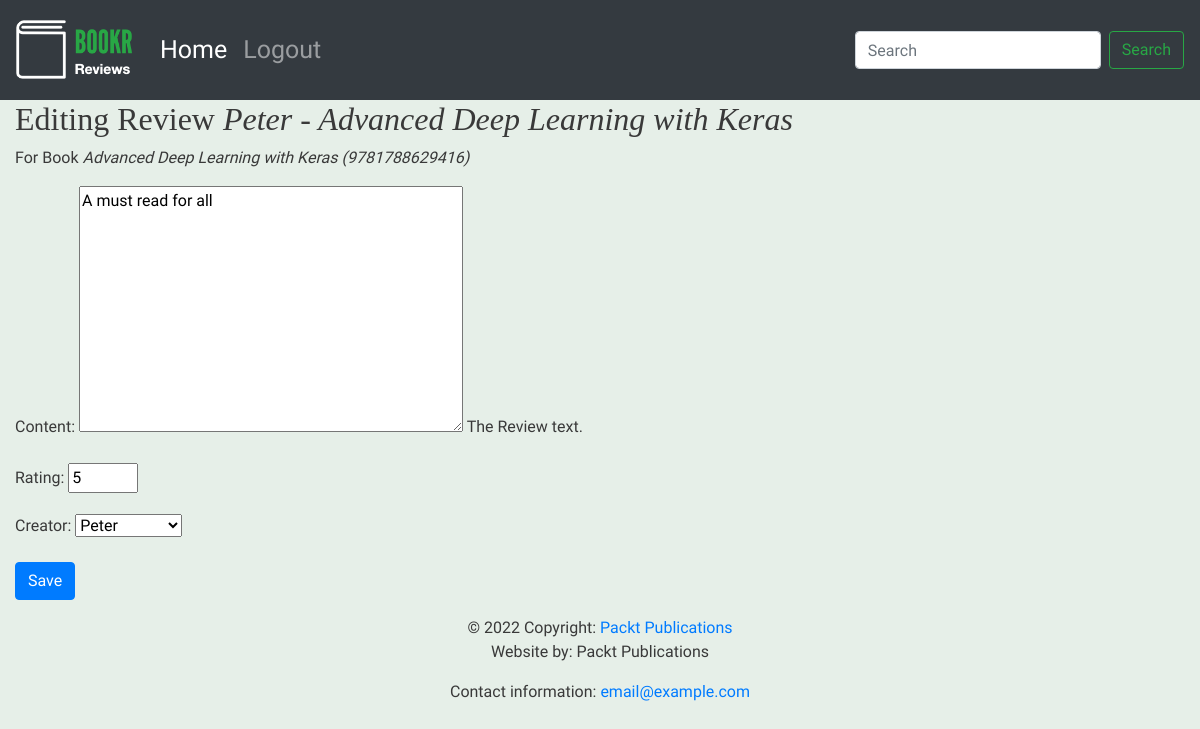
Screenshot of /books/1/reviews/1/ with the database file from the repository.
### reviews/models.py (models this page shows)
class Review(models.Model):
    content = models.TextField(help_text="The Review text.")
    rating = models.IntegerField(help_text="The rating that the reviewer has given.")
    date_created = models.DateTimeField(
        auto_now_add=True, help_text="The date and time the review was created."
    )
    date_edited = models.DateTimeField(
        null=True, help_text="The date and time the review was last edited."
    )
    creator = models.ForeignKey(auth.get_user_model(), on_delete=models.CASCADE)
    book = models.ForeignKey(
        Book, on_delete=models.CASCADE, help_text="The Book that this review is for."
    )
    def __str__(self):
        return "{} - {}".format(self.creator.username, self.book.title)

class Book(models.Model):
    title = models.CharField(max_length=70, help_text="The title of the book.")
    publication_date = models.DateField(verbose_name="Date the book was published.")
    isbn = models.CharField(max_length=20, verbose_name="ISBN number of the book.")
    publisher = models.ForeignKey(Publisher, on_delete=models.CASCADE)
    contributors = models.ManyToManyField("Contributor", through="BookContributor")
    cover = models.ImageField(null=True, blank=True, upload_to="book_covers/")
    sample = models.FileField(null=True, blank=True, upload_to="book_samples/")
    def __str__(self):
        return f"{self.title} ({self.isbn})"

### reviews/views.py (the view)
def review_edit(request, book_pk, review_pk=None):
    book = get_object_or_404(Book, pk=book_pk)
    if review_pk is not None:
        review = get_object_or_404(Review, book_id=book_pk, pk=review_pk)
    else:
        review = None
    if request.method == "POST":
        form = ReviewForm(request.POST, instance=review)
        if form.is_valid():
            updated_review = form.save(False)
            updated_review.book = book
            if review is None:
                messages.success(request, 'Review for "{}" created.'.format(book))
            else:
                updated_review.date_edited = timezone.now()
                messages.success(request, 'Review for "{}" updated.'.format(book))
            updated_review.save()
            return redirect("book_detail", book.pk)
    else:
        form = ReviewForm(instance=review)
    return render(
        request,
        "reviews/instance-form.html",
        {
            "form": form,
            "instance": review,
            "model_type": "Review",
            "related_instance": book,
            "related_model_type": "Book",
        },
    )

### reviews/forms.py
class ReviewForm(forms.ModelForm):
    class Meta:
        model = Review
        exclude = ["date_edited", "book"]
    rating = forms.IntegerField(min_value=0, max_value=5)

### reviews/templates/reviews/instance-form.html (shortened to what this page needs)
{% extends 'reviews/base.html' %}
{% block content %}
<h2>
    {% if instance %}
    Editing {{ model_type }} <em>{{ instance }}</em>
    {% else %}
    New {{ model_type }}
    {% endif %}
</h2>
{% if related_instance and related_model_type %}
<p>For {{ related_model_type }} <em>{{ related_instance }}</em></p>
{% endif %}
<form method="post" {% if is_file_upload %}enctype="multipart/form-data" {% endif %}>
    {{ form.as_p }}
    <button type="submit" class="btn btn-primary">
        {% if instance %}Save{% else %}Create{% endif %}
    </button>
</form>
{% endblock %}

### static/main.css (style rules this page uses)
body { font-family: 'Source Sans Pro', sans-serif; background-color: #e6efe8; color: #393939; }
h1, h2, h3, h4, h5, h6 { font-family: 'Libre Baskerville', serif; }

### rows the page displays
Review: creator+book "Peter - Advanced Deep Learning with Keras", content "A must read for all", rating "5", creator "Peter"
Book: title+isbn "Advanced Deep Learning with Keras (9781788629416)"

### other values shown
{{ model_type }} "Review"
{{ related_model_type }} "Book"
